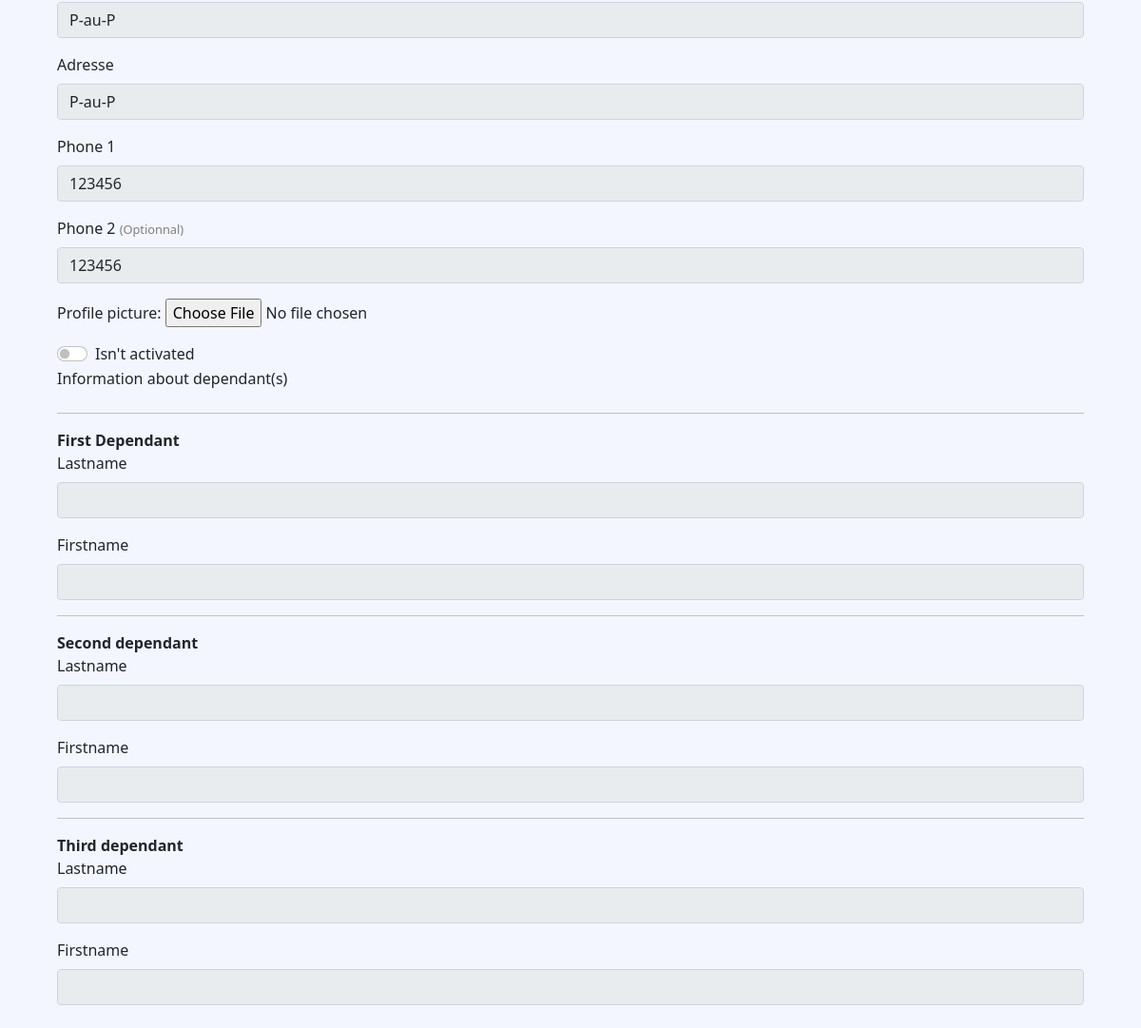
Before: /View/person-details.php?person-details=6 (signed in, lower part) with the older database file.
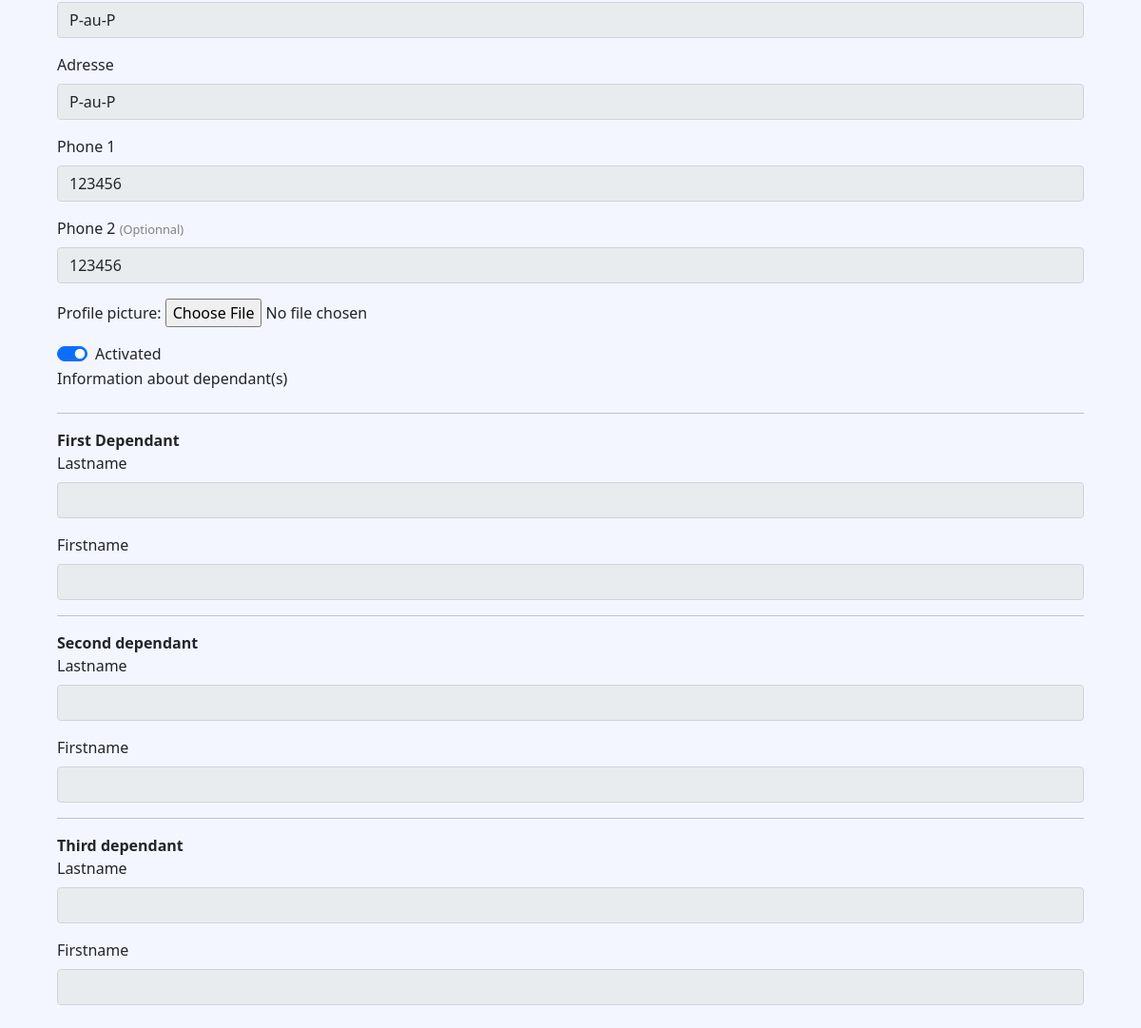
After: the same page with the newer database file.
### tables this page shows
CREATE TABLE `personne` (
  `id_person` int(11) NOT NULL,
  `nom` varchar(50) NOT NULL,
  `prenom` varchar(50) NOT NULL,
  `date_naissance` date NOT NULL,
  `lieu_naissance` varchar(50) NOT NULL,
  `telephone_1` varchar(20) NOT NULL,
  `telephone_2` varchar(20) NOT NULL,
  `adresse` varchar(100) NOT NULL,
  `email` varchar(50) NOT NULL,
  `profile_image` varchar(255) NOT NULL,
  `id_statut` int(11) NOT NULL,
  `id_dependant` int(11) DEFAULT NULL,
  `id_group` int(11) NOT NULL,
  `id_program` int(11) NOT NULL
);

### View/person-details.php (the view, shortened to what the changed rows need)
<?php
include_once('../Model/connection.php');
?>
<!Doctype html>
<html>
<head>
    <link rel="stylesheet" href="css/style.css">
    <link rel="stylesheet" href="css/main.css">
    <link href="https://cdn.jsdelivr.net/npm/bootstrap@5.0.2/dist/css/bootstrap.min.css" rel="stylesheet">
    <link rel="stylesheet" href="https://cdn.jsdelivr.net/npm/bootstrap-icons@1.5.0/font/bootstrap-icons.css">
</head>
<body class="body">
            <?php
            $id_person = $_GET["person-details"];
            ?>
    <div class="third-part-content">
        <form action="" method="post" class="container mb-4">
            <?php
            if (isset($_SESSION["role"]) && $_SESSION["role"] === 1) {
                $edit = "readonly";
            } else {
                $edit = "";
                $editText = '<button type="submit" name="submit" class="text-white btn btn-brand"> Save person</button>';
            }
            $query = "SELECT * FROM personne, program, groupe WHERE id_person = $id_person AND groupe.id_program = program.id_program AND personne.id_group = groupe.id_group";
            $result = $conn->query($query);
            if (mysqli_num_rows($result) > 0) {
                while ($row = mysqli_fetch_assoc($result)) {
                    if ($row["id_statut"] == 1) {
                        $checked = "checked";
                        $statut = "Activated";
                    } else {
                        $checked = "";
                        $statut = "Isn't activated";
                    }
                    echo '
                <img scr="../Assets/profile/' . $row["profile_image"] . '" height="100%" width="auto" class="profile-img-content" alt="">
                <input type="text" class="form-control" name="nom" id="exampleFormControlInput1" value="' . $row["nom"] . '"' . $edit . ' required>
                <input type="text" class="form-control" name="prenom" id="exampleFormControlInput1" value="' . $row["prenom"] . '"' . $edit . ' required>
                <input type="email" class="form-control" name="email" id="exampleFormControlInput1" value="' . $row["email"] . '"' . $edit . '  required>
                <input type="date" class="form-control" name="date" id="exampleFormControlInput1" value="' . $row["date_naissance"] . '"' . $edit . '  required>
            <div class="mb-3">
                <input type="text" class="form-control" name="lieu" id="exampleFormControlInput1" value="' . $row["lieu_naissance"] . '" ' . $edit . ' required>
            </div>
            <div class="mb-3">
                <label for="exampleFormControlInput1" class="form-label">Adresse</label>
                <input type="text" class="form-control" name="adresse" id="exampleFormControlInput1" value="' . $row["adresse"] . '"' . $edit . '  required>
            </div>
            <div class="mb-3">
                <label for="exampleFormControlInput1" class="form-label">Phone 1</label>
                <input type="number" class="form-control" name="tel_1" id="exampleFormControlInput1"  value="' . $row["telephone_1"] . '" ' . $edit . ' required>
            </div>
            <div class="mb-3">
                <label for="exampleFormControlInput1" class="form-label">Phone 2 <span class="details">(Optionnal)</span></label>
                <input type="number" class="form-control" name="tel_2" value="' . $row["telephone_2"] . '" ' . $edit . '  id="exampleFormControlInput1">
            </div>
            <div class="mb-3 form_field">
                <label for="fileSelect">Profile picture:</label>
                <input type="file" name="fileToUpload" class="form-control-file" value="' . $row["profile_image"] . '" ' . $edit . ' >
            </div>
            <div class="form-check form-switch">
                <input class="form-check-input" type="checkbox" name="id_statut" value="'.$row["id_statut"].'" ' . $checked . ' ' . $edit . 'id="flexSwitchCheckChecked">
                <label class="form-check-label" for="flexCheckDefault">
                    ' . $statut . '
                </label>
            </div>
            <div class="dependant" id="dependant-list-field">
                <label class="form-label">Information about dependant(s)</label>
            <hr>
            <b>First Dependant</b> <br>
                <div class="mb-3" id="first-dependant">
                    <label for="exampleFormControlInput1" class="form-label">Lastname</label>
                    <input type="text" class="form-control" name="nom_dependant" id="exampleFormControlInput1" ' . $edit . '>
                </div>
                <div class="mb-3"id="first-dependant">
                    <label for="exampleFormControlInput1" class="form-label">Firstname</label>
                    <input type="text" class="form-control" name="prenom_dependant" id="exampleFormControlInput1" ' . $edit . ' >
                </div>
            <hr>
            <div class="second-dependant" id="second-dependant">
                <b>Second dependant</b> <br>
                    <div class="mb-3" id="second-dependant">
                        <label for="exampleFormControlInput1" class="form-label">Lastname</label>
                        <input type="text" class="form-control" name="nom_dependant_2" ' . $edit . ' id="exampleFormControlInput1" >
                    </div>
                    <div class="mb-3"id="first-dependant">
                        <label for="exampleFormControlInput1" class="form-label">Firstname</label>
                        <input type="text" class="form-control" name="prenom_dependant_2" ' . $edit . ' id="exampleFormControlInput1" >
                    </div>
                <hr>
            </div>
            <div class="third-dependant" id="third-dependant">
                <b>Third dependant</b> <br>
                    <div class="mb-3" id="third-dependant">
                        <label for="exampleFormControlInput1" class="form-label">Lastname</label>
                        <input type="text" class="form-control" name="nom_dependant_3" id="exampleFormControlInput1" ' . $edit . ' >
                    </div>
                    <div class="mb-3"id="thid=rd-dependant">
                        <label for="exampleFormControlInput1" class="form-label">Firstname</label>
                        <input type="text" class="form-control" name="prenom_dependant_3" id="exampleFormControlInput1" ' . $edit . ' >
                    </div>
                </div>
            </div>';
                }
            }
            ?>
        </form>
    </div>
    <?php
        include_once('footer.php');
    ?>
</body>
</html>

Changed rows visible on the page:
changed personne "P-au-P": id_statut "☐" → "☑"; id_statut "Isn't activated" → "Activated"
